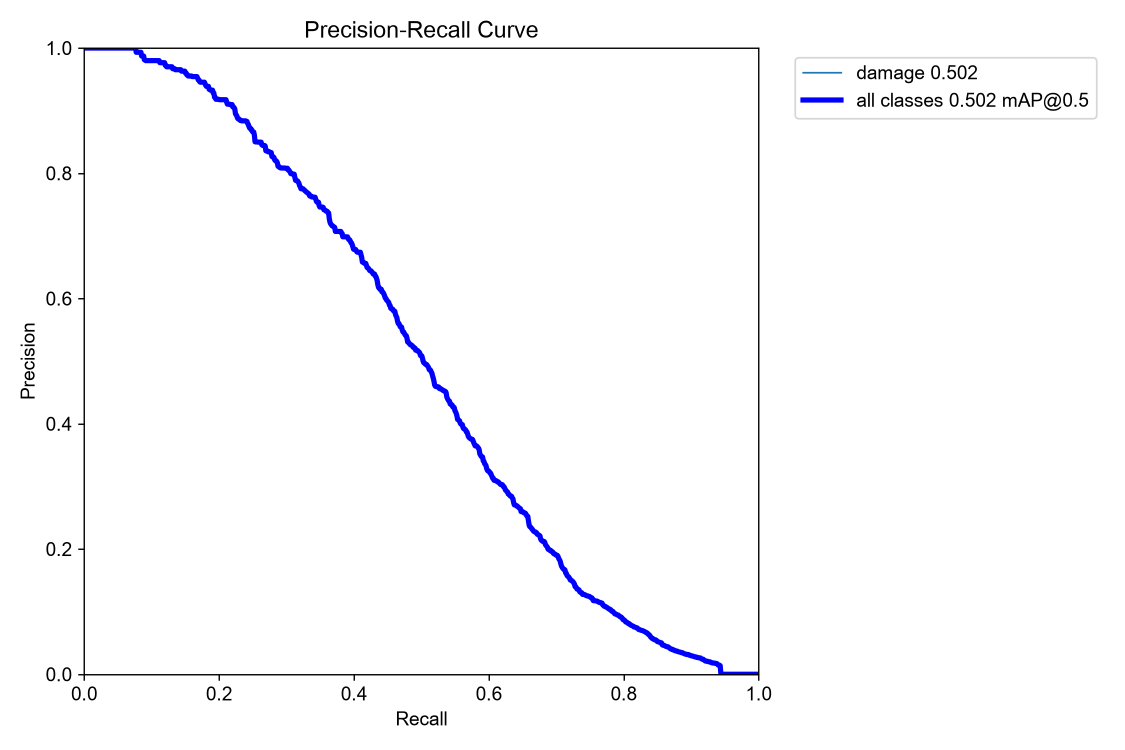
#> input picture outputs/experiments/yolo11n_baseline_val_20261028T041058565345Z/validation/BoxPR_curve.png, 2250 x 1500 px (shown at 1/2 size); its folder holds 4 pictures in this run; the run also reads 1 picture not shown here
$ python audit_severity_dataset.py
#> lines starting #> are read from the running program, lines starting #| are printed output that depends on the picture
"""Audit data3a severity images for duplicates/leakage and write a filtered manifest; original files are only read."""
import csv
import hashlib
import json
import os
from collections import Counter, defaultdict
from datetime import datetime, timezone
from pathlib import Path

ROOT=Path(__file__).resolve().parents[1]
os.environ.setdefault('MPLCONFIGDIR',str(ROOT/'outputs/.matplotlib'))
import matplotlib
matplotlib.use('Agg')
import matplotlib.pyplot as plt
from PIL import Image
import numpy as np

DATA=ROOT/'data/data3a'
CARDD=ROOT/'data/cardd/CarDD/CarDD_COCO'
SPLITS=['training','validation','test']
EXT={'.jpg','.jpeg','.png'}
NEAR=4


def dhash(path):
    with Image.open(path) as image:a=np.asarray(image.convert('L').resize((9,8)),dtype=np.int16)
    return (a[:,1:]>a[:,:-1]).flatten()


def pair_figure(pairs,title,path,per_row=3):
    rows=max(1,-(-len(pairs)//per_row))
    fig,axes=plt.subplots(rows,2*per_row,figsize=(4*per_row,2.1*rows+.8),squeeze=False,constrained_layout=True)
    for ax in axes.flat:ax.axis('off')
    for n,(a,b,caption_a,caption_b) in enumerate(pairs):
        r,c=divmod(n,per_row)
        for k,(p,cap) in enumerate([(a,caption_a),(b,caption_b)]):
            with Image.open(p) as image:axes[r,2*c+k].imshow(image.convert('RGB'))
            axes[r,2*c+k].set_title(cap,fontsize=7)
    fig.suptitle(title,fontsize=11)
    fig.savefig(path,dpi=130);plt.close(fig)


def main():
    out=ROOT/'outputs/experiments'/('severity_data3a_audit_'+datetime.now(timezone.utc).strftime('%Y%m%dT%H%M%S%fZ'))
    out.mkdir(parents=True,exist_ok=False)
    recs=[]
    for split in SPLITS:
        for p in sorted((DATA/split).rglob('*')):
            if p.suffix.lower() not in EXT:continue
            with Image.open(p) as image:image.load();w,h=image.size;mode=image.mode
            recs.append(dict(path=str(p.relative_to(ROOT)),split=split,label=p.parent.name,sha256=hashlib.sha256(p.read_bytes()).hexdigest(),width=w,height=h,mode=mode))
    H=np.array([dhash(ROOT/r['path']) for r in recs])
#> in dhash, image is the input picture: PIL image 2250x1500 RGBA; mean R, G, B, A 250.8, 250.8, 252.5, 255
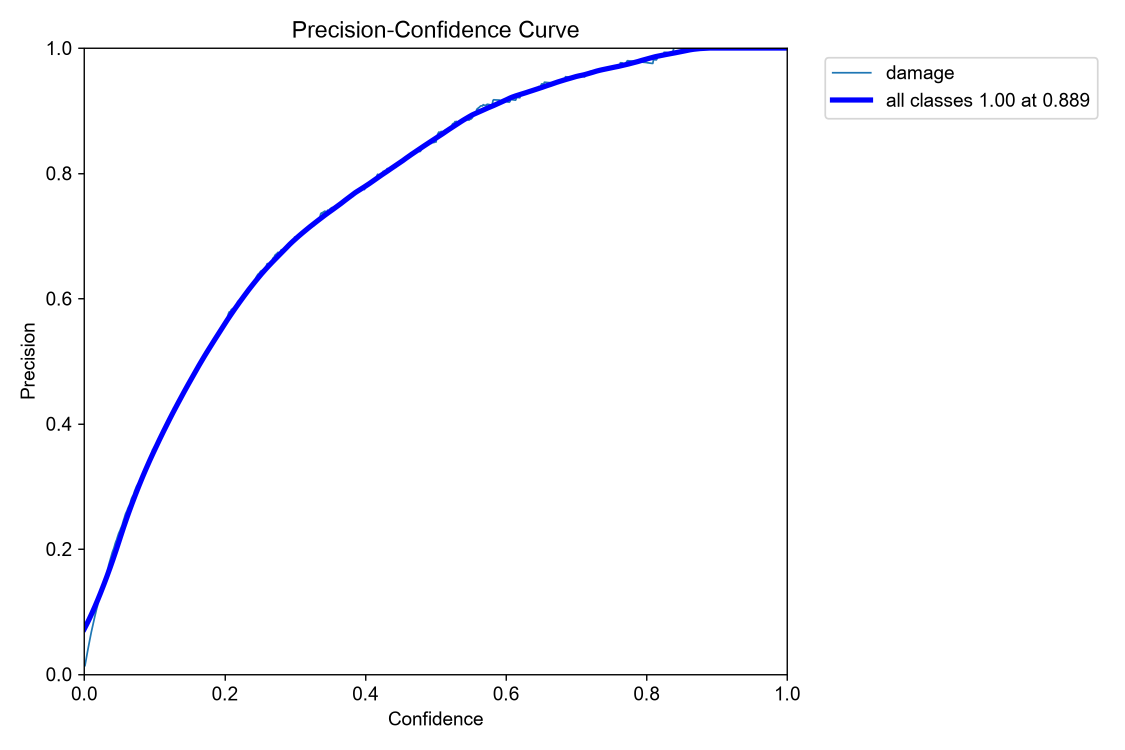
#> input picture outputs/experiments/yolo11n_baseline_val_20261028T041058565345Z/validation/BoxP_curve.png, 2250 x 1500 px (shown at 1/2 size)
#> in dhash, image is the input picture: PIL image 2250x1500 RGBA; mean R, G, B, A 250.8, 250.9, 252.4, 255
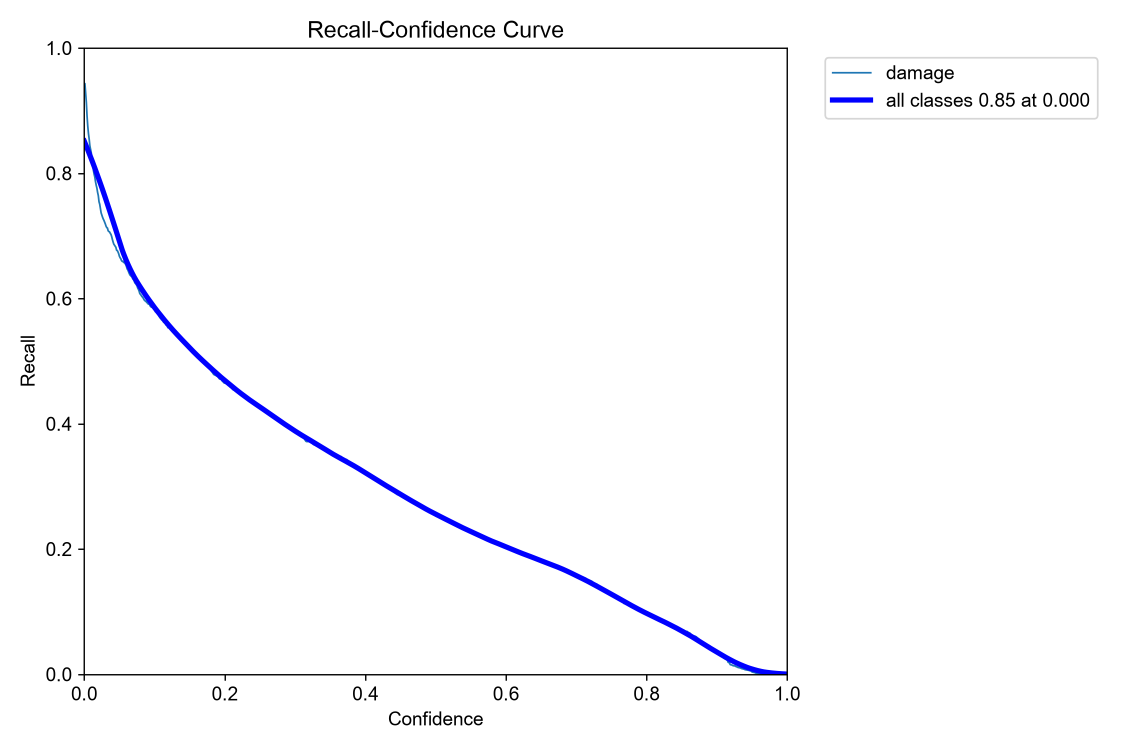
#> input picture outputs/experiments/yolo11n_baseline_val_20261028T041058565345Z/validation/BoxR_curve.png, 2250 x 1500 px (shown at 1/2 size)
#> in dhash, image is the input picture: PIL image 2250x1500 RGBA; mean R, G, B, A 250.9, 250.9, 252.5, 255
    # Union exact and near duplicates into groups.
    parent=list(range(len(recs)))
    def find(i):
        while parent[i]!=i:parent[i]=parent[parent[i]];i=parent[i]
        return i
    pairs=[]
    for i in range(len(recs)):
        d=(H[i+1:]!=H[i]).sum(1)
        for j in np.nonzero(d<=NEAR)[0]+i+1:
            exact=recs[i]['sha256']==recs[j]['sha256']
            pairs.append(dict(a=recs[i]['path'],b=recs[j]['path'],dhash_distance=int(d[j-i-1]),exact=exact,cross_split=recs[i]['split']!=recs[j]['split'],label_conflict=recs[i]['label']!=recs[j]['label']))
            parent[find(i)]=find(j)
    groups=defaultdict(list)
    for i in range(len(recs)):groups[find(i)].append(i)
    gid=0
    for members in groups.values():
        for i in members:recs[i].update(group='',include=True,reason='')
        if len(members)==1:continue
        gid+=1
        for i in members:recs[i]['group']=f'g{gid:03d}'
        if len({recs[i]['label'] for i in members})>1:
            for i in members:recs[i].update(include=False,reason='label_conflict')
            continue
        keep=min(members,key=lambda i:(SPLITS.index(recs[i]['split']),recs[i]['path']))
        for i in members:
            if i!=keep:recs[i].update(include=False,reason=('cross_split_duplicate_of:' if recs[i]['split']!=recs[keep]['split'] else 'same_split_duplicate_of:')+recs[keep]['path'])
    # CarDD near-match screen (exact and dHash<=NEAR).
    cardd=[p for s in ['train2017','val2017','test2017'] for p in sorted((CARDD/s).glob('*')) if p.suffix.lower() in EXT]
    CH=np.array([dhash(p) for p in cardd]);cardd_sha={hashlib.sha256(p.read_bytes()).hexdigest() for p in cardd}
    cardd_matches=[]
    for i,r in enumerate(recs):
        d=(CH!=H[i]).sum(1);j=int(d.argmin())
        r['cardd_exact']=r['sha256'] in cardd_sha
        r['cardd_near']=str(cardd[j].relative_to(ROOT)) if d[j]<=NEAR else ''
        if d[j]<=NEAR:cardd_matches.append(dict(data3a=r['path'],cardd=r['cardd_near'],cardd_split=cardd[j].parent.name,dhash_distance=int(d[j]),data3a_split=r['split'],label=r['label']))
        # The detector has seen CarDD images, so overlapping evaluation images are excluded; training copies are kept.
        if (r['cardd_exact'] or r['cardd_near']) and r['split']!='training' and r['include']:r.update(include=False,reason='cardd_overlap:'+(r['cardd_near'] or 'exact'))
    fields=['path','split','label','include','reason','group','sha256','width','height','mode','cardd_exact','cardd_near']
    with (out/'manifest.csv').open('w',newline='') as f:
        w=csv.DictWriter(f,fieldnames=fields);w.writeheader();w.writerows({k:r[k] for k in fields} for r in recs)
    for name,rows in [('duplicate_pairs.csv',pairs),('cardd_near_matches.csv',cardd_matches)]:
        with (out/name).open('w',newline='') as f:
            if rows:w=csv.DictWriter(f,fieldnames=rows[0].keys());w.writeheader();w.writerows(rows)
    caption=lambda p,extra='':'/'.join(Path(p).parts[-3:])+extra
    cross=[x for x in pairs if x['cross_split'] and not x['label_conflict']]
    conflict=[x for x in pairs if x['label_conflict']]
    pair_figure([(ROOT/x['a'],ROOT/x['b'],caption(x['a']),caption(x['b'],f" · d={x['dhash_distance']}")) for x in cross],f'Cross-split duplicates ({len(cross)} pairs): later-split copy excluded from manifest',out/'cross_split_duplicates.png')
    pair_figure([(ROOT/x['a'],ROOT/x['b'],caption(x['a']),caption(x['b'],f" · d={x['dhash_distance']}")) for x in conflict],f'Label-conflict duplicates ({len(conflict)} pairs): all group members excluded',out/'label_conflicts.png')
    pair_figure([(ROOT/x['data3a'],ROOT/x['cardd'],caption(x['data3a']),caption(x['cardd'],f" · d={x['dhash_distance']}")) for x in cardd_matches],f'data3a ↔ CarDD near-matches ({len(cardd_matches)}, dHash ≤ {NEAR}): validation/test copies excluded, training copies kept',out/'cardd_near_matches.png')
    before=Counter((r['split'],r['label']) for r in recs);after=Counter((r['split'],r['label']) for r in recs if r['include'])
    counts={s:{l:dict(original=before[(s,l)],included=after[(s,l)]) for l in sorted({r['label'] for r in recs})} for s in SPLITS}
    reasons=Counter(r['reason'].split(':')[0] for r in recs if not r['include'])
    (out/'summary.json').write_text(json.dumps(dict(images=len(recs),included=sum(r['include'] for r in recs),excluded_by_reason=reasons,counts=counts,duplicate_pairs=len(pairs),cross_split_pairs=sum(x['cross_split'] for x in pairs),label_conflict_pairs=len(conflict),cardd_exact=sum(r['cardd_exact'] for r in recs),cardd_near=len(cardd_matches),cardd_near_by_split=Counter(x['cardd_split'] for x in cardd_matches)),indent=2))
    (out/'config.json').write_text(json.dumps(dict(dataset=str(DATA.relative_to(ROOT)),cardd=str(CARDD.relative_to(ROOT)),script_sha256=hashlib.sha256(Path(__file__).read_bytes()).hexdigest(),hash='dHash 64-bit on 9x8 grayscale',near_duplicate_max_distance=NEAR,keep_priority=SPLITS),indent=2))
    (out/'README.md').write_text(f'# data3a severity dataset audit\n\nRead-only audit of data/data3a (3 classes: 01-minor, 02-moderate, 03-severe). Original files are not moved or edited; manifest.csv marks which images to use.\n\nDuplicates are byte-identical (SHA-256) or near-identical (dHash Hamming distance <= {NEAR}) images, grouped transitively. Groups with conflicting labels are excluded entirely. Otherwise one copy is kept with priority training > validation > test, so leaked validation/test copies and same-split duplicates are excluded.\n\nNear-duplicate matching at these small resolutions (median about 259x184) can produce false positives and misses; cross_split_duplicates.png and label_conflicts.png show every pair for visual confirmation. CarDD near-matches were visually confirmed as the same photographs. Because the YOLO detector was trained on CarDD, validation/test images matching CarDD are excluded (reason cardd_overlap); training copies are kept and flagged in the cardd_near column.\n\nNo training or model evaluation was performed.\n')
    print('OUTPUT',out);print(json.dumps(json.loads((out/'summary.json').read_text()),indent=1))

#> (the run stopped early here; a loop or call above may not have finished)
